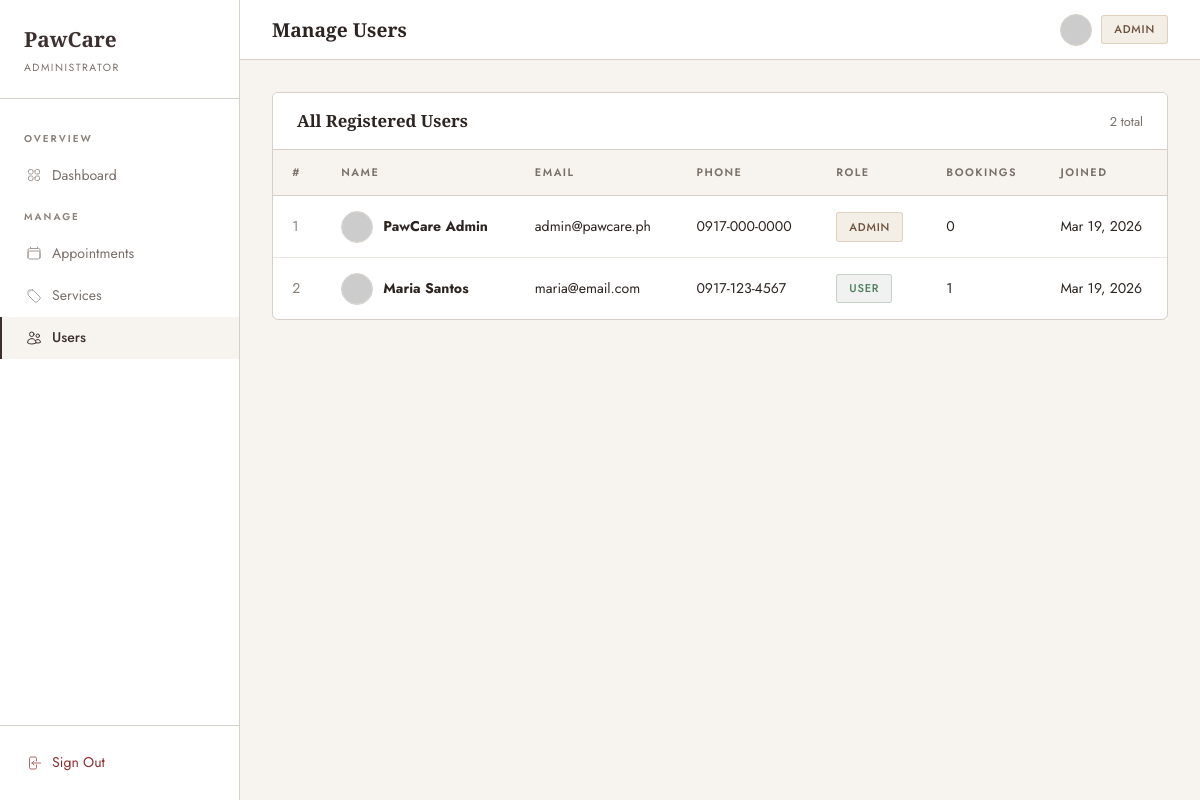
The app's page /views/admin/users.php (signed in) with its own data.
### tables this page shows
CREATE TABLE IF NOT EXISTS users (
    id         INT AUTO_INCREMENT PRIMARY KEY,
    name       VARCHAR(100)  NOT NULL,
    email      VARCHAR(150)  NOT NULL UNIQUE,
    phone      VARCHAR(20)   DEFAULT NULL,
    password   VARCHAR(255)  NOT NULL,
    role       ENUM('user','admin') NOT NULL DEFAULT 'user',
    created_at TIMESTAMP DEFAULT CURRENT_TIMESTAMP
);

### views/admin/users.php (the view, shortened to what this page needs)
<?php
$pdo = getPDO();
$users = $pdo->query("
    SELECT u.*, COUNT(a.id) AS total_appts
    FROM users u
    LEFT JOIN appointments a ON u.id = a.user_id
    GROUP BY u.id
    ORDER BY u.created_at DESC
")->fetchAll();
$rootPath  = '../../';
?>
<!DOCTYPE html>
<html lang="en">
<head><?php include '../../includes/head.php'; ?></head>
<body>
<div class="layout">
  <?php include '../../includes/sidebar_admin.php'; ?>
  <div class="main-wrap">
    <div class="topbar">
      <span class="topbar-title">Manage Users</span>
      <div class="user-meta">
        <img src="https://ui-avatars.com/api/?name=<?= urlencode($_SESSION['user_name']) ?>&background=3B2F2F&color=C4A882&size=64" class="user-avatar"/>
        <span class="badge-site badge-admin">Admin</span>
      </div>
    </div>
    <div class="content-pad">
      <div class="card-site">
        <div class="card-header-site">
          <h5>All Registered Users</h5>
          <span style="font-size:0.8rem;color:var(--text-muted);"><?= count($users) ?> total</span>
        </div>
        <table class="table-site">
          <thead>
            <tr>
              <th>#</th>
              <th>Name</th>
              <th>Email</th>
              <th>Phone</th>
              <th>Role</th>
              <th>Bookings</th>
              <th>Joined</th>
            </tr>
          </thead>
          <tbody>
          <?php foreach ($users as $i => $u): ?>
          <tr>
            <td style="color:var(--gray);"><?= $i + 1 ?></td>
            <td>
              <div style="display:flex;align-items:center;gap:10px;">
                <img src="https://ui-avatars.com/api/?name=<?= urlencode($u['name']) ?>&background=EDE6DC&color=3B2F2F&size=64"
                     style="width:32px;height:32px;border-radius:50%;border:1px solid var(--gray-light);" alt="avatar"/>
                <strong><?= htmlspecialchars($u['name']) ?></strong>
              </div>
            </td>
            <td><?= htmlspecialchars($u['email']) ?></td>
            <td><?= htmlspecialchars($u['phone'] ?: '—') ?></td>
            <td>
              <span class="badge-site <?= $u['role'] === 'admin' ? 'badge-admin' : 'badge-user' ?>">
                <?= ucfirst($u['role']) ?>
              </span>
            </td>
            <td><?= $u['total_appts'] ?></td>
            <td><?= date('M j, Y', strtotime($u['created_at'])) ?></td>
          </tr>
          <?php endforeach; ?>
          </tbody>
        </table>
      </div>
    </div>
  </div>
</div>
</body>
</html>

### includes/head.php (shortened to what this page needs)
<?php
$rootPath  = $rootPath  ?? '../';
?>
<link href="https://cdn.jsdelivr.net/npm/bootstrap@5.3.3/dist/css/bootstrap.min.css" rel="stylesheet"/>
<link rel="stylesheet" href="<?= $rootPath ?>assets/css/style.css"/>

### includes/sidebar_admin.php (shortened to what this page needs)
<?php
$page = basename($_SERVER['PHP_SELF'], '.php');
?>
<aside class="sidebar" id="sidebar">
  <div class="sidebar-header">
    <a href="../../index.php" class="sidebar-brand">PawCare</a>
    <div class="sidebar-role">Administrator</div>
  </div>
  <nav class="sidebar-nav">
    <div class="sidebar-section-label">Overview</div>
    <a href="dashboard.php" class="sidebar-link <?= $page === 'dashboard' ? 'active' : '' ?>">
      Dashboard
    </a>
    <div class="sidebar-section-label">Manage</div>
    <a href="appointments.php" class="sidebar-link <?= $page === 'appointments' ? 'active' : '' ?>">
      Appointments
    </a>
    <a href="services.php" class="sidebar-link <?= $page === 'services' ? 'active' : '' ?>">
      Services
    </a>
    <a href="users.php" class="sidebar-link <?= $page === 'users' ? 'active' : '' ?>">
      Users
    </a>
  </nav>
  <div class="sidebar-footer">
    <a href="../../logout.php" class="sidebar-link" style="color: var(--danger);">
      <svg fill="none" stroke="currentColor" stroke-width="1.5" viewBox="0 0 24 24"><path stroke-linecap="round" stroke-linejoin="round" d="M15.75 9V5.25A2.25 2.25 0 0013.5 3h-6a2.25 2.25 0 00-2.25 2.25v13.5A2.25 2.25 0 007.5 21h6a2.25 2.25 0 002.25-2.25V15M12 9l-3 3m0 0l3 3m-3-3h12.75"/></svg>
      Sign Out
    </a>
  </div>
</aside>

### records on screen
users: name "PawCare Admin", email "admin@pawcare.ph", phone "0917-000-0000", role "ADMIN", total_appts "0", created_at "Mar 19, 2026"
users: name "Maria Santos", email "maria@email.com", phone "0917-123-4567", role "USER", total_appts "1", created_at "Mar 19, 2026"

### other values on screen
count($users) "2"
